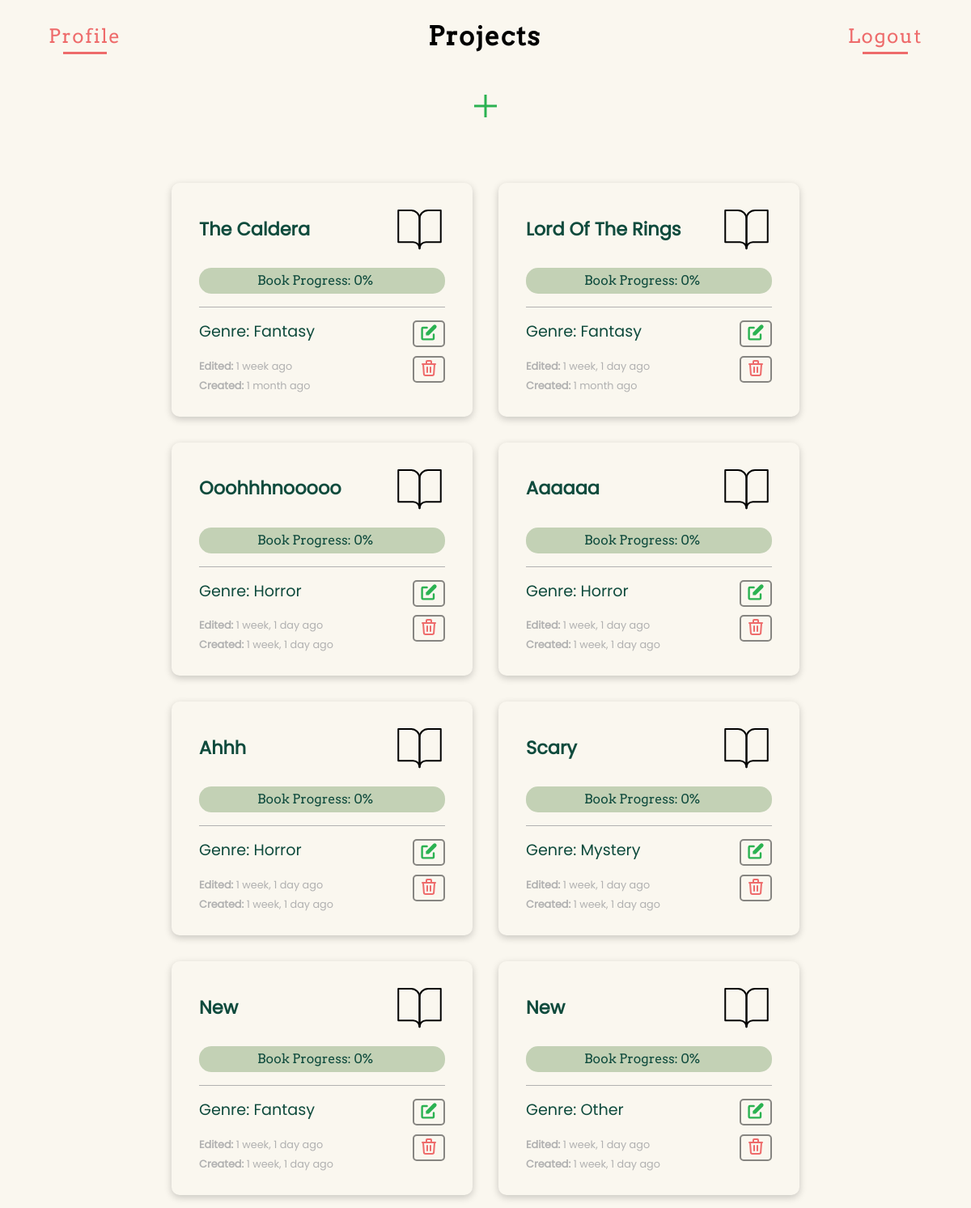
Before: / (signed in) with the older database file.
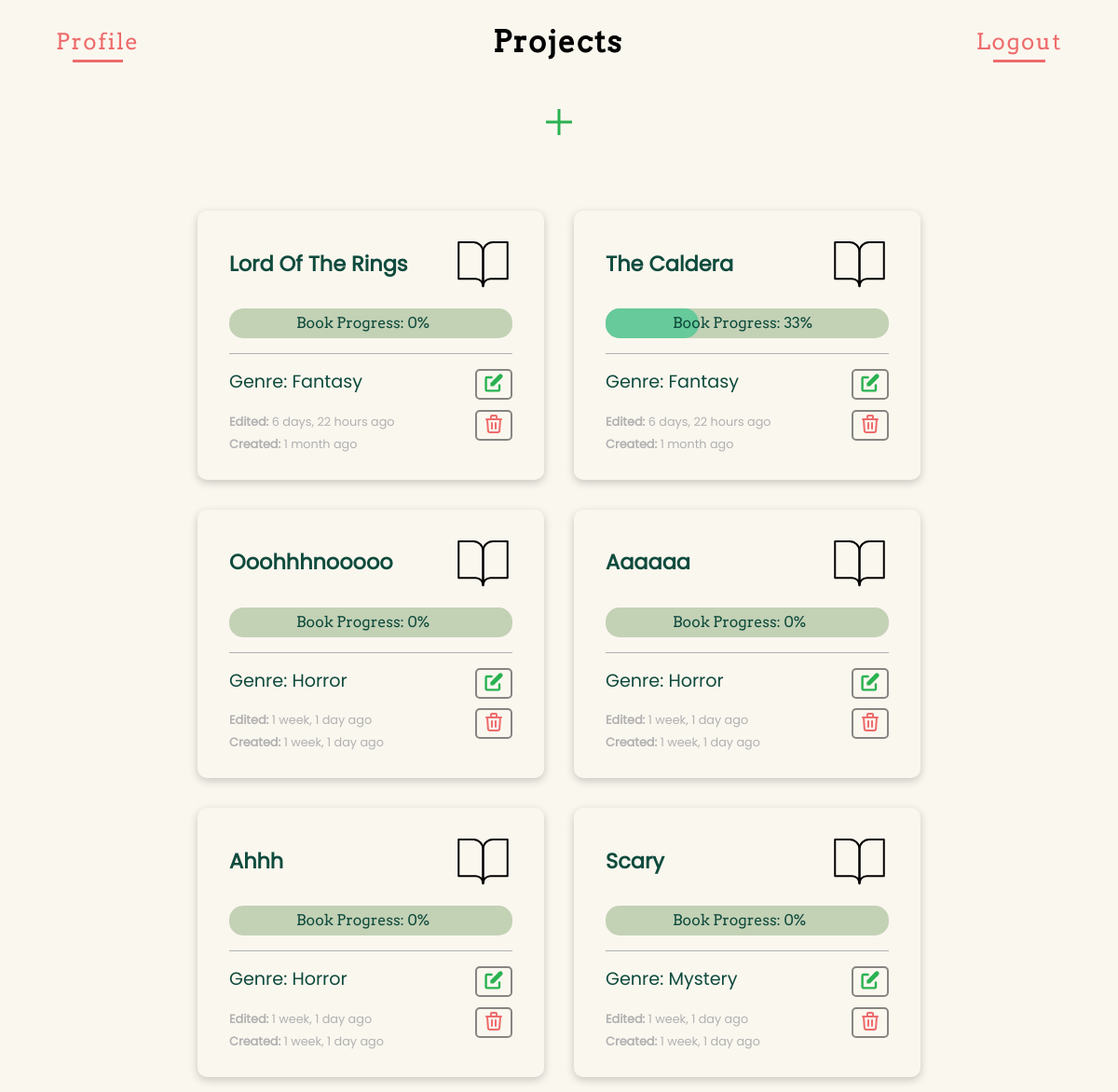
After: the same page with the newer database file.
### writeoff/models.py (models this page shows, shortened)
class Project(models.Model):
    author = models.ForeignKey(
        User, on_delete=models.CASCADE, related_name="creator")
    title = models.CharField(max_length=60)
    slug = models.SlugField(unique=True, blank=True, null=True)
    genre = models.ForeignKey(
        Genre, on_delete=models.CASCADE, related_name="project")
    content = models.TextField(blank=True)
    created = models.DateTimeField(auto_now_add=True)
    edited = models.DateTimeField(auto_now=True)
    completed = models.BooleanField(default=False)
    def progress(self):
        try:
            totalEvents = self.timeline.all().count()
            completedEvents = self.timeline.filter(completed=True).count()
            return round((completedEvents/totalEvents)*100)
        except (AttributeError, ZeroDivisionError):
            return 0
    class Meta:
        ordering = ['-edited']

class Genre(models.Model):
    name = models.CharField(max_length=50, blank=True, null=True)
    def __str__(self):
        return self.name
    class Meta:
        ordering = ['name']

### writeoff/views.py (the view, shortened to what this page needs)
# urls.py: path("", views.index, name='index'),
@login_required
def index(request):
    projects = Project.objects.filter(author=request.user)
    genres = Genre.objects.all()
    for project in projects:
        if project.progress() == 100:
            if project.completed != True:
                project.completed = True
                project.save()
        if project.completed == True:
            if project.progress() < 100:
                project.completed = False
                project.save()
    return render(request, "index.html", {
        'form': ProjectForm(),
        'projects': projects,
        'genres': genres
    })

### writeoff/templates/index.html (shortened to what this page needs)
{% load static %}
{% load humanize %}
<!DOCTYPE html>
<html lang="en">
<head>
    <link href="{% static 'styles.css' %}" rel="stylesheet">
</head>
<body>
    {% block body %}
        <div class="project-container">
            <header class="project-header">
                <div class="project-nav">
                    <div class="project-nav-logout nav-user">
                        <a href="{% url 'profile' user.id %}">Profile</a>
                    </div>
                    <div class="project-nav-title">
                        <h1>Projects</h1>
                    </div>
                    <div class="project-nav-logout">
                        <a href="{% url 'logout' %}">Logout</a>
                    </div>
                </div>
                <div class="project-form-container">
                    <div class="project-expand">
                        <button aria-description="Add a project" class="add-project"><svg xmlns="http://www.w3.org/2000/svg" height="48" width="48">
                            <path d="M22.5 38V25.5H10v-3h12.5V10h3v12.5H38v3H25.5V38Z" />
                        </svg></button>
                    </div>
                </div>
            </header>
            <div class="card-container">
                {% for project in projects %}
                    <a href="{% url 'overview' project.slug %}">
                        <div class="project-card" data-title="{{ project.title }}" data-genre="{{ project.genre }}" data-slug="{{ project.slug }}" data-id="{{ project.id }}">
                            <div class="card-title">
                                <h3 class="project-title">{{ project.title|title }}</h3>
                                <img src="{% static 'assets/book-open.svg'%}" alt="open book icon">
                            </div>
                            <div class="progress-wrapper">
                                <div class="progress-pill">
                                    <div class="progress-bar"></div>
                                    <label for="book-progress">Book Progress: {{ project.progress }}%</label>
                                </div>
                            </div>
                            <div class="card-bottom">
                                <div class="card-content">
                                    <p>Genre: {{ project.genre }}</p>
                                    <p id="stats-sm"><strong>Edited: </strong>{{ project.edited|naturaltime }}</p>
                                    <p id="stats-sm"><strong>Created: </strong>{{ project.created|naturaltime }}</p>
                                </div>
                                <div class="card-buttons">
                                    <button id="edit-project-btn" class="btn">
                                    </button>
                                    <button id="delete-project-btn" class="btn">
                                    </button>
                                </div>
                            </div>
                        </div>
                    </a>
                {% endfor %}
            </div>
        </div>
    {% endblock %}
</body>
</html>

Changed rows visible on the page:
removed Project: title "New", progress "0", genre "Fantasy", edited "1 week, 1 day ago", created "1 week, 1 day ago"
removed Project: title "New", progress "0", genre "Other", edited "1 week, 1 day ago", created "1 week, 1 day ago"
changed Project "Lord Of The Rings": edited "1 week, 1 day ago" → "6 days, 22 hours ago"; moves up the list
changed Project "The Caldera": progress "0" → "33"; edited "1 week ago" → "6 days, 22 hours ago"
